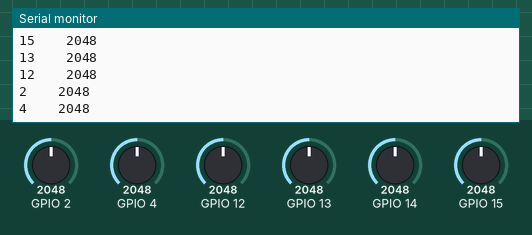
Recording of a sketch running on a simulated ESP32. On the bench: the last lines printed to the serial monitor. Inputs (shaded band) come from the test bench; at power-on: GPIO 2 = 2048, GPIO 4 = 2048, GPIO 12 = 2048, GPIO 13 = 2048, GPIO 14 = 2048, GPIO 15 = 2048. At 7.6 s the program puts the board to deep sleep or switches it off; the recording ends there.

Above: at 1.4 s.
1.5 s: GPIO 2 set to 2866
At 1.51 s:
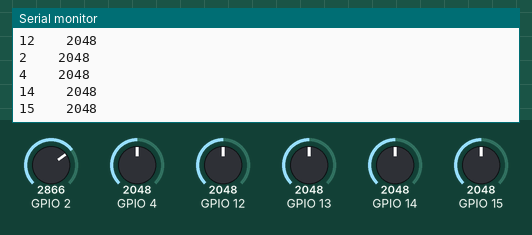
3.0 s: GPIO 4 set to 2866
At 6.22 s:
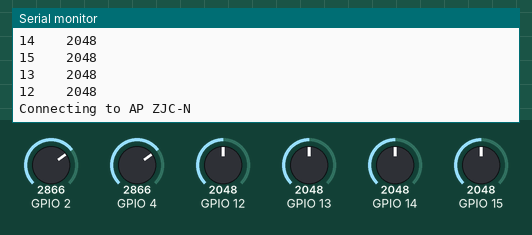
Timing chart, 0 to 7.6 s (numbered marks = the images above; inputs shaded):
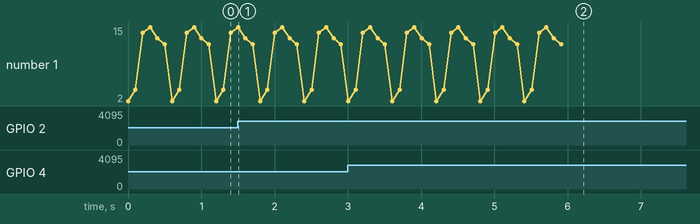

Measured:
- after the input at 3.0 s, the serial monitor: prints a new line after 0.11 s (image 2)

The sketch:

sketch_sep24a.ino
```cpp
#include "esp_camera.h"
#include <soql_tools32.h>
#include "soc/sens_reg.h"
#include "driver/rtc_io.h"
#define CAMERA_MODEL_AI_THINKER

#define PWDN_GPIO_NUM     32
#define RESET_GPIO_NUM    -1
#define XCLK_GPIO_NUM      0
#define SIOD_GPIO_NUM     26
#define SIOC_GPIO_NUM     27

#define Y9_GPIO_NUM       35
#define Y8_GPIO_NUM       34
#define Y7_GPIO_NUM       39
#define Y6_GPIO_NUM       36
#define Y5_GPIO_NUM       21
#define Y4_GPIO_NUM       19
#define Y3_GPIO_NUM       18
#define Y2_GPIO_NUM        5
#define VSYNC_GPIO_NUM    25
#define HREF_GPIO_NUM     23
#define PCLK_GPIO_NUM     22
#define WIFI_COUNT 4

wifi_struct wifi[WIFI_COUNT] = {
  {"ZJC-N"  , "820813130882"},
  {"ZJC-W","820813130882"},
  {"ZJCCRYPTO","820813130882"},
  {"SoqlNet"  , "820813130882"}};

 uint64_t reg_a;
uint64_t reg_b;
uint64_t reg_c;

void setup() {
  Serial.begin(115200);

}

void loop() {
  reg_a = READ_PERI_REG(SENS_SAR_START_FORCE_REG);
reg_b = READ_PERI_REG(SENS_SAR_READ_CTRL2_REG);
reg_c = READ_PERI_REG(SENS_SAR_MEAS_START2_REG);
pinMode(2, INPUT);
pinMode(4, INPUT);
pinMode(14, INPUT);
pinMode(15, INPUT);
pinMode(13, INPUT);
pinMode(12, INPUT);

  for(int i=0; i<10; i++){
    int sensorValue = analogRead(2);
    Serial.print(2);
   Serial.print("    ");
    Serial.println(sensorValue);
    delay(100);
    Serial.print(4);
   Serial.print("    ");
     sensorValue = analogRead(4);
    Serial.println(sensorValue);
    delay(100);
    Serial.print(14);
   Serial.print("    ");
     sensorValue = analogRead(14);
    Serial.println(sensorValue);
    delay(100);
    Serial.print(15);
   Serial.print("    ");
     sensorValue = analogRead(15);
    Serial.println(sensorValue);
    delay(100);
    Serial.print(13);
   Serial.print("    ");
     sensorValue = analogRead(13);
    Serial.println(sensorValue);
    delay(100);
    Serial.print(12);
    Serial.print("    ");
     sensorValue = analogRead(12);
    Serial.println(sensorValue);
    delay(100);
  }
  ConnectToAP(wifi, WIFI_COUNT);
 WRITE_PERI_REG(SENS_SAR_START_FORCE_REG, reg_a);  // fix ADC registers
 WRITE_PERI_REG(SENS_SAR_READ_CTRL2_REG, reg_b);
 WRITE_PERI_REG(SENS_SAR_MEAS_START2_REG, reg_c);
goDeepSleep(5);
}
```
